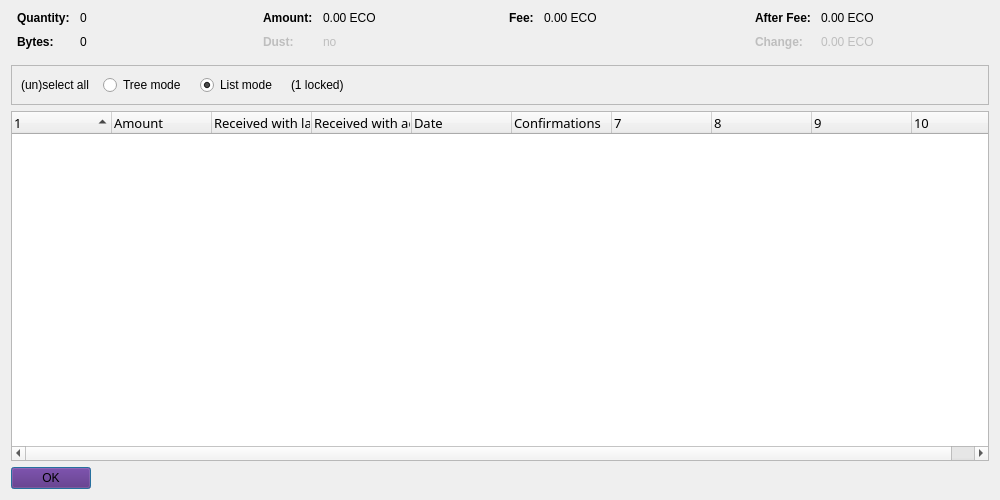
<?xml version="1.0" encoding="UTF-8"?>
<ui version="4.0">
 <class>CoinControlDialog</class>
 <widget class="QDialog" name="CoinControlDialog">
  <property name="geometry">
   <rect>
    <x>0</x>
    <y>0</y>
    <width>1000</width>
    <height>500</height>
   </rect>
  </property>
  <property name="windowTitle">
   <string>Coin Selection</string>
  </property>
  <layout class="QVBoxLayout" name="verticalLayout">
   <item>
    <layout class="QHBoxLayout" name="horizontalLayoutTop" stretch="0,0,0,0">
     <property name="topMargin">
      <number>0</number>
     </property>
     <property name="bottomMargin">
      <number>10</number>
     </property>
     <item>
      <layout class="QFormLayout" name="formLayoutCoinControl1">
       <property name="horizontalSpacing">
        <number>10</number>
       </property>
       <property name="verticalSpacing">
        <number>10</number>
       </property>
       <property name="leftMargin">
        <number>6</number>
       </property>
       <property name="rightMargin">
        <number>6</number>
       </property>
       <item row="0" column="0">
        <widget class="QLabel" name="labelCoinControlQuantityText">
         <property name="font">
          <font>
           <weight>75</weight>
           <bold>true</bold>
          </font>
         </property>
         <property name="text">
          <string>Quantity:</string>
         </property>
        </widget>
       </item>
       <item row="0" column="1">
        <widget class="QLabel" name="labelCoinControlQuantity">
         <property name="cursor">
          <cursorShape>IBeamCursor</cursorShape>
         </property>
         <property name="contextMenuPolicy">
          <enum>Qt::ActionsContextMenu</enum>
         </property>
         <property name="text">
          <string notr="true">0</string>
         </property>
         <property name="textInteractionFlags">
          <set>Qt::LinksAccessibleByMouse|Qt::TextSelectableByKeyboard|Qt::TextSelectableByMouse</set>
         </property>
        </widget>
       </item>
       <item row="1" column="0">
        <widget class="QLabel" name="labelCoinControlBytesText">
         <property name="font">
          <font>
           <weight>75</weight>
           <bold>true</bold>
          </font>
         </property>
         <property name="text">
          <string>Bytes:</string>
         </property>
        </widget>
       </item>
       <item row="1" column="1">
        <widget class="QLabel" name="labelCoinControlBytes">
         <property name="cursor">
          <cursorShape>IBeamCursor</cursorShape>
         </property>
         <property name="contextMenuPolicy">
          <enum>Qt::ActionsContextMenu</enum>
         </property>
         <property name="text">
          <string notr="true">0</string>
         </property>
         <property name="textInteractionFlags">
          <set>Qt::LinksAccessibleByMouse|Qt::TextSelectableByKeyboard|Qt::TextSelectableByMouse</set>
         </property>
        </widget>
       </item>
      </layout>
     </item>
     <item>
      <layout class="QFormLayout" name="formLayoutCoinControl2">
       <property name="horizontalSpacing">
        <number>10</number>
       </property>
       <property name="verticalSpacing">
        <number>10</number>
       </property>
       <property name="leftMargin">
        <number>6</number>
       </property>
       <property name="rightMargin">
        <number>6</number>
       </property>
       <item row="0" column="0">
        <widget class="QLabel" name="labelCoinControlAmountText">
         <property name="font">
          <font>
           <weight>75</weight>
           <bold>true</bold>
          </font>
         </property>
         <property name="text">
          <string>Amount:</string>
         </property>
        </widget>
       </item>
       <item row="0" column="1">
        <widget class="QLabel" name="labelCoinControlAmount">
         <property name="cursor">
          <cursorShape>IBeamCursor</cursorShape>
         </property>
         <property name="contextMenuPolicy">
          <enum>Qt::ActionsContextMenu</enum>
         </property>
         <property name="text">
          <string notr="true">0.00 ECO</string>
         </property>
         <property name="textInteractionFlags">
          <set>Qt::LinksAccessibleByMouse|Qt::TextSelectableByKeyboard|Qt::TextSelectableByMouse</set>
         </property>
        </widget>
       </item>
       <item row="1" column="0">
        <widget class="QLabel" name="labelCoinControlLowOutputText">
         <property name="enabled">
          <bool>false</bool>
         </property>
         <property name="font">
          <font>
           <weight>75</weight>
           <bold>true</bold>
          </font>
         </property>
         <property name="text">
          <string>Dust:</string>
         </property>
        </widget>
       </item>
       <item row="1" column="1">
        <widget class="QLabel" name="labelCoinControlLowOutput">
         <property name="enabled">
          <bool>false</bool>
         </property>
         <property name="cursor">
          <cursorShape>IBeamCursor</cursorShape>
         </property>
         <property name="contextMenuPolicy">
          <enum>Qt::ActionsContextMenu</enum>
         </property>
         <property name="text">
          <string notr="true">no</string>
         </property>
         <property name="textInteractionFlags">
          <set>Qt::LinksAccessibleByMouse|Qt::TextSelectableByKeyboard|Qt::TextSelectableByMouse</set>
         </property>
        </widget>
       </item>
      </layout>
     </item>
     <item>
      <layout class="QFormLayout" name="formLayoutCoinControl3">
       <property name="horizontalSpacing">
        <number>10</number>
       </property>
       <property name="verticalSpacing">
        <number>10</number>
       </property>
       <property name="leftMargin">
        <number>6</number>
       </property>
       <property name="rightMargin">
        <number>6</number>
       </property>
       <item row="0" column="0">
        <widget class="QLabel" name="labelCoinControlFeeText">
         <property name="font">
          <font>
           <weight>75</weight>
           <bold>true</bold>
          </font>
         </property>
         <property name="text">
          <string>Fee:</string>
         </property>
        </widget>
       </item>
       <item row="0" column="1">
        <widget class="QLabel" name="labelCoinControlFee">
         <property name="cursor">
          <cursorShape>IBeamCursor</cursorShape>
         </property>
         <property name="contextMenuPolicy">
          <enum>Qt::ActionsContextMenu</enum>
         </property>
         <property name="text">
          <string notr="true">0.00 ECO</string>
         </property>
         <property name="textInteractionFlags">
          <set>Qt::LinksAccessibleByMouse|Qt::TextSelectableByKeyboard|Qt::TextSelectableByMouse</set>
         </property>
        </widget>
       </item>
      </layout>
     </item>
     <item>
      <layout class="QFormLayout" name="formLayoutCoinControl4">
       <property name="horizontalSpacing">
        <number>10</number>
       </property>
       <property name="verticalSpacing">
        <number>10</number>
       </property>
       <property name="leftMargin">
        <number>6</number>
       </property>
       <property name="rightMargin">
        <number>6</number>
       </property>
       <item row="0" column="0">
        <widget class="QLabel" name="labelCoinControlAfterFeeText">
         <property name="font">
          <font>
           <weight>75</weight>
           <bold>true</bold>
          </font>
         </property>
         <property name="text">
          <string>After Fee:</string>
         </property>
        </widget>
       </item>
       <item row="0" column="1">
        <widget class="QLabel" name="labelCoinControlAfterFee">
         <property name="cursor">
          <cursorShape>IBeamCursor</cursorShape>
         </property>
         <property name="contextMenuPolicy">
          <enum>Qt::ActionsContextMenu</enum>
         </property>
         <property name="text">
          <string notr="true">0.00 ECO</string>
         </property>
         <property name="textInteractionFlags">
          <set>Qt::LinksAccessibleByMouse|Qt::TextSelectableByKeyboard|Qt::TextSelectableByMouse</set>
         </property>
        </widget>
       </item>
       <item row="1" column="0">
        <widget class="QLabel" name="labelCoinControlChangeText">
         <property name="enabled">
          <bool>false</bool>
         </property>
         <property name="font">
          <font>
           <weight>75</weight>
           <bold>true</bold>
          </font>
         </property>
         <property name="text">
          <string>Change:</string>
         </property>
        </widget>
       </item>
       <item row="1" column="1">
        <widget class="QLabel" name="labelCoinControlChange">
         <property name="enabled">
          <bool>false</bool>
         </property>
         <property name="cursor">
          <cursorShape>IBeamCursor</cursorShape>
         </property>
         <property name="contextMenuPolicy">
          <enum>Qt::ActionsContextMenu</enum>
         </property>
         <property name="text">
          <string notr="true">0.00 ECO</string>
         </property>
         <property name="textInteractionFlags">
          <set>Qt::LinksAccessibleByMouse|Qt::TextSelectableByKeyboard|Qt::TextSelectableByMouse</set>
         </property>
        </widget>
       </item>
      </layout>
     </item>
    </layout>
   </item>
   <item>
    <widget class="QFrame" name="frame">
     <property name="minimumSize">
      <size>
       <width>0</width>
       <height>40</height>
      </size>
     </property>
     <property name="frameShape">
      <enum>QFrame::StyledPanel</enum>
     </property>
     <property name="frameShadow">
      <enum>QFrame::Sunken</enum>
     </property>
     <layout class="QHBoxLayout" name="horizontalLayout">
      <item>
       <layout class="QHBoxLayout" name="horizontalLayoutPanel" stretch="0,0,0,0,0">
        <property name="spacing">
         <number>14</number>
        </property>
        <item>
         <widget class="QPushButton" name="pushButtonSelectAll">
          <property name="sizePolicy">
           <sizepolicy hsizetype="Maximum" vsizetype="Fixed">
            <horstretch>0</horstretch>
            <verstretch>0</verstretch>
           </sizepolicy>
          </property>
          <property name="styleSheet">
           <string notr="true">border-radius: 0px;</string>
          </property>
          <property name="text">
           <string>(un)select all</string>
          </property>
          <property name="autoDefault">
           <bool>false</bool>
          </property>
         </widget>
        </item>
        <item>
         <widget class="QRadioButton" name="radioTreeMode">
          <property name="sizePolicy">
           <sizepolicy hsizetype="Maximum" vsizetype="Fixed">
            <horstretch>0</horstretch>
            <verstretch>0</verstretch>
           </sizepolicy>
          </property>
          <property name="text">
           <string>Tree mode</string>
          </property>
         </widget>
        </item>
        <item>
         <widget class="QRadioButton" name="radioListMode">
          <property name="sizePolicy">
           <sizepolicy hsizetype="Maximum" vsizetype="Fixed">
            <horstretch>0</horstretch>
            <verstretch>0</verstretch>
           </sizepolicy>
          </property>
          <property name="text">
           <string>List mode</string>
          </property>
          <property name="checked">
           <bool>true</bool>
          </property>
         </widget>
        </item>
        <item>
         <widget class="QLabel" name="labelLocked">
          <property name="text">
           <string notr="true">(1 locked)</string>
          </property>
         </widget>
        </item>
        <item>
         <spacer name="horizontalSpacer">
          <property name="orientation">
           <enum>Qt::Horizontal</enum>
          </property>
          <property name="sizeHint" stdset="0">
           <size>
            <width>40</width>
            <height>20</height>
           </size>
          </property>
         </spacer>
        </item>
       </layout>
      </item>
     </layout>
    </widget>
   </item>
   <item>
    <widget class="CoinControlTreeWidget" name="treeWidget">
     <property name="font">
      <font>
       <family>Source Sans Pro</family>
       <pointsize>10</pointsize>
      </font>
     </property>
     <property name="contextMenuPolicy">
      <enum>Qt::CustomContextMenu</enum>
     </property>
     <property name="sortingEnabled">
      <bool>false</bool>
     </property>
     <property name="columnCount">
      <number>10</number>
     </property>
     <attribute name="headerShowSortIndicator" stdset="0">
      <bool>true</bool>
     </attribute>
     <attribute name="headerStretchLastSection">
      <bool>false</bool>
     </attribute>
     <column>
      <property name="text">
       <string/>
      </property>
     </column>
     <column>
      <property name="text">
       <string>Amount</string>
      </property>
     </column>
     <column>
      <property name="text">
       <string>Received with label</string>
      </property>
     </column>
     <column>
      <property name="text">
       <string>Received with address</string>
      </property>
     </column>
     <column>
      <property name="text">
       <string>Date</string>
      </property>
     </column>
     <column>
      <property name="text">
       <string>Confirmations</string>
      </property>
      <property name="toolTip">
       <string>Confirmed</string>
      </property>
     </column>
     <column>
      <property name="text">
       <string/>
      </property>
     </column>
     <column>
      <property name="text">
       <string/>
      </property>
     </column>
     <column>
      <property name="text">
       <string/>
      </property>
     </column>
     <column>
      <property name="text">
       <string/>
      </property>
     </column>
    </widget>
   </item>
   <item>
    <widget class="QDialogButtonBox" name="buttonBox">
     <property name="sizePolicy">
      <sizepolicy hsizetype="Maximum" vsizetype="Fixed">
       <horstretch>0</horstretch>
       <verstretch>0</verstretch>
      </sizepolicy>
     </property>
     <property name="font">
      <font>
       <family>Source Sans Pro</family>
       <pointsize>10</pointsize>
      </font>
     </property>
     <property name="styleSheet">
      <string notr="true">background-color: #581F78;
opacity: 97%;</string>
     </property>
     <property name="orientation">
      <enum>Qt::Horizontal</enum>
     </property>
     <property name="standardButtons">
      <set>QDialogButtonBox::Ok</set>
     </property>
    </widget>
   </item>
  </layout>
 </widget>
 <customwidgets>
  <customwidget>
   <class>CoinControlTreeWidget</class>
   <extends>QTreeWidget</extends>
   <header>coincontroltreewidget.h</header>
  </customwidget>
 </customwidgets>
 <resources/>
 <connections/>
</ui>
